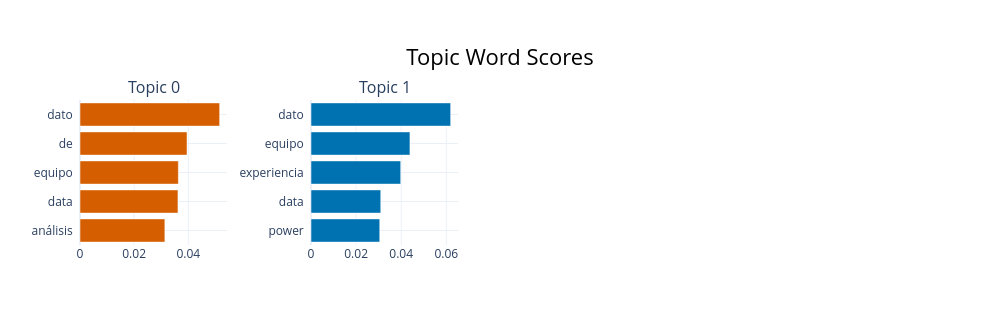

Write notebook code for a chart like this one.
### Code cell
# Distribución de temas
modelo_linkedin.visualize_barchart()

#Qué muestra: Los temas detectados, El tamaño de cada tema (cantidad de documentos)

### Figure 1 — Plotly figure (JSON) as saved in the notebook; plotly's stock layout.template omitted (floating-point values rounded to 4 significant figures)
{"data": [{"marker": {"color": "#D55E00"}, "orientation": "h", "type": "bar", "x": [0.03135, 0.03618, 0.03633, 0.03953, 0.05158], "xaxis": "x", "y": ["análisis  ", "data  ", "equipo  ", "de  ", "dato  "], "yaxis": "y"}, {"marker": {"color": "#0072B2"}, "orientation": "h", "type": "bar", "x": [0.03048, 0.03093, 0.03977, 0.04387, 0.06192], "xaxis": "x2", "y": ["power  ", "data  ", "experiencia  ", "equipo  ", "dato  "], "yaxis": "y2"}], "layout": {"annotations": [{"font": {"size": 16}, "showarrow": false, "text": "Topic 0", "x": 0.0875, "xanchor": "center", "xref": "paper", "y": 1, "yanchor": "bottom", "yref": "paper"}, {"font": {"size": 16}, "showarrow": false, "text": "Topic 1", "x": 0.3625, "xanchor": "center", "xref": "paper", "y": 1, "yanchor": "bottom", "yref": "paper"}], "height": 325, "hoverlabel": {"bgcolor": "white", "font": {"family": "Rockwell", "size": 16}}, "showlegend": false, "title": {"font": {"color": "Black", "size": 22}, "text": "Topic Word Scores", "x": 0.5, "xanchor": "center", "yanchor": "top"}, "width": 1000, "xaxis": {"anchor": "y", "domain": [0, 0.175], "showgrid": true}, "xaxis2": {"anchor": "y2", "domain": [0.275, 0.45], "showgrid": true}, "xaxis3": {"anchor": "y3", "domain": [0.55, 0.725], "showgrid": true}, "xaxis4": {"anchor": "y4", "domain": [0.825, 1], "showgrid": true}, "yaxis": {"anchor": "x", "domain": [0, 1], "showgrid": true}, "yaxis2": {"anchor": "x2", "domain": [0, 1], "showgrid": true}, "yaxis3": {"anchor": "x3", "domain": [0, 1], "showgrid": true}, "yaxis4": {"anchor": "x4", "domain": [0, 1], "showgrid": true}}}
